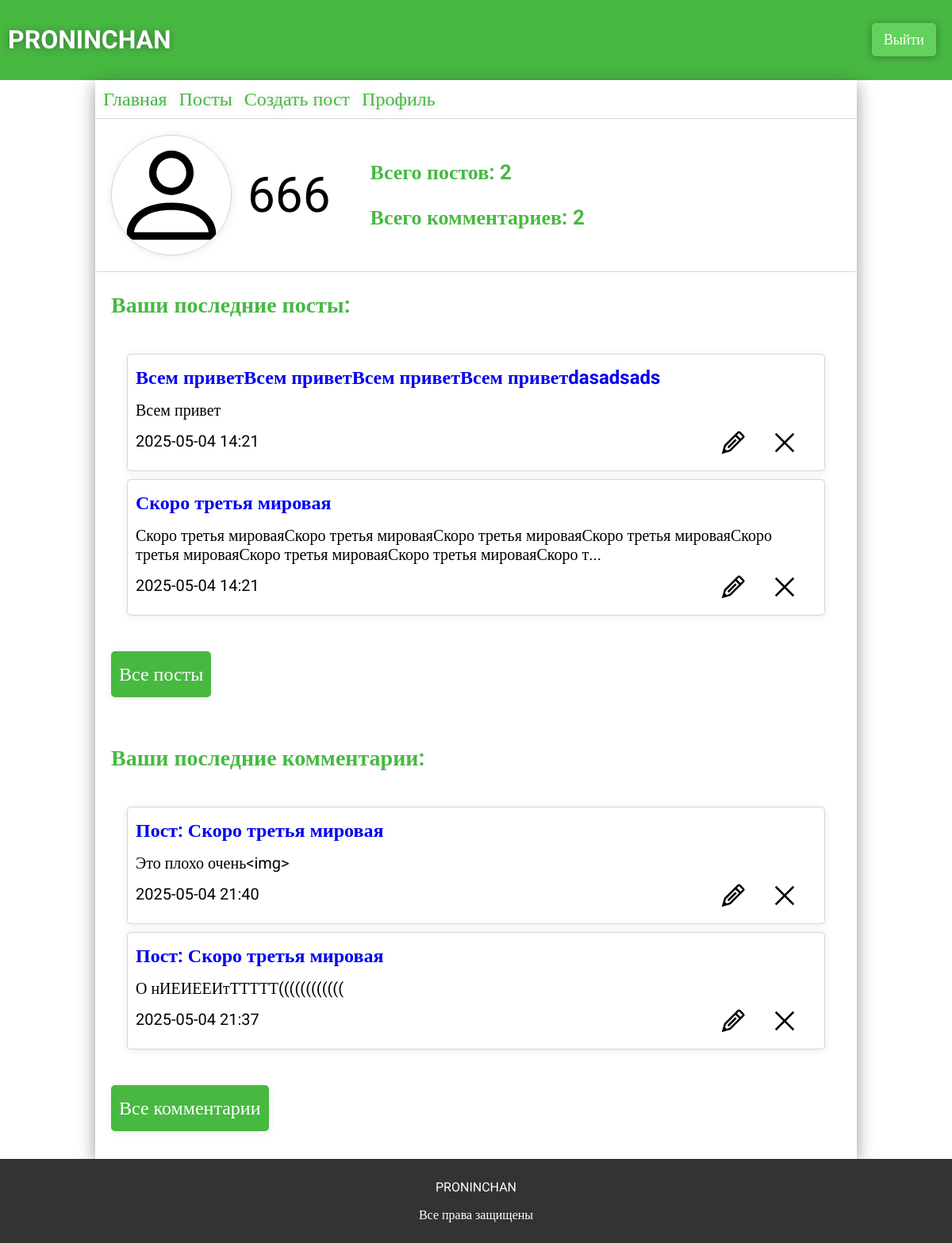
/profile (signed in), run on an earlier commit of the app's database.
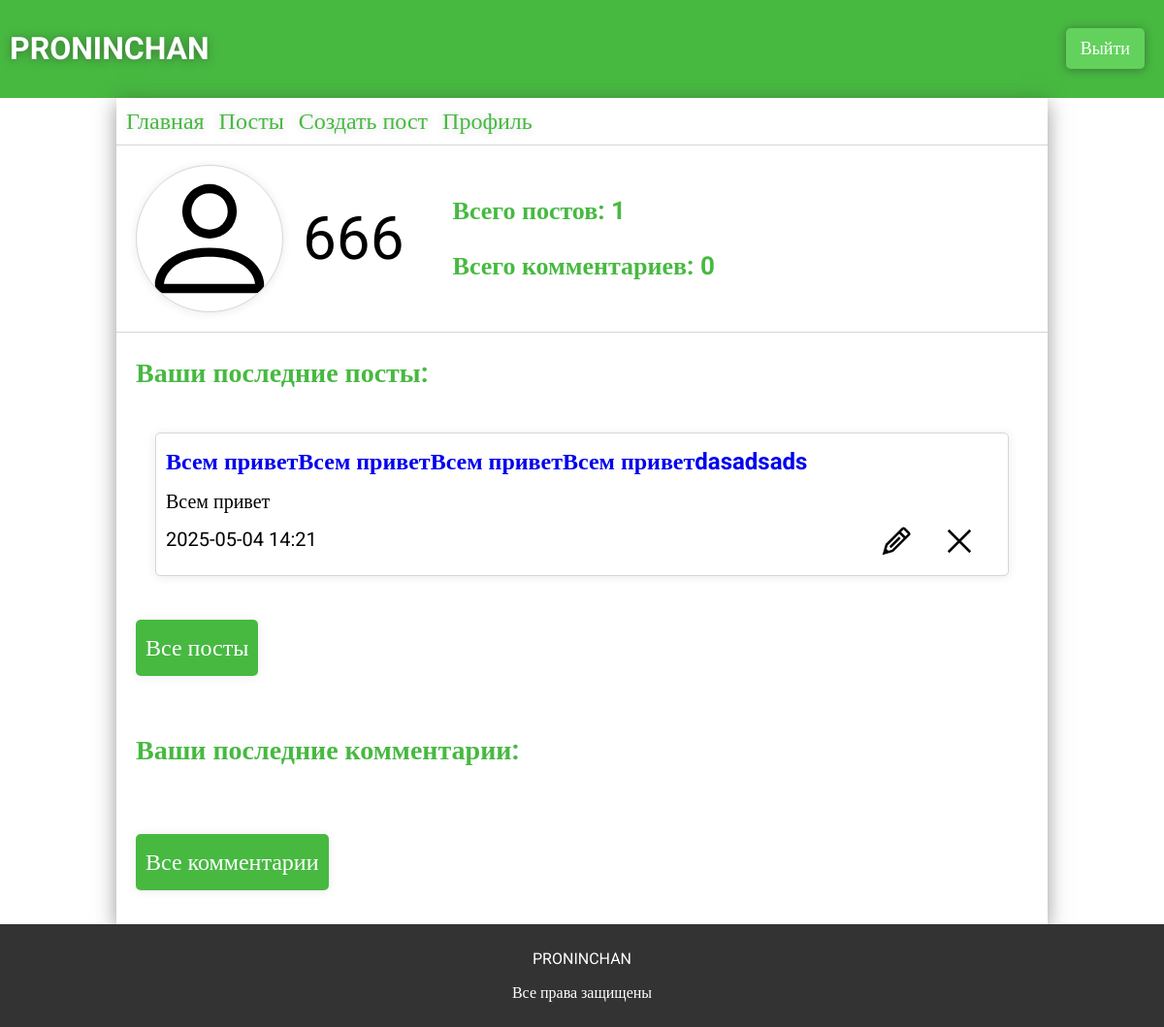
And on a later commit of the database.
### app.py (models this page shows)
class Users(db.Model):
    __tablename__ = 'users'
    id = db.Column(db.Integer, primary_key=True)
    username = db.Column(db.String(32), unique=True, nullable=False)
    photo = db.Column(db.BLOB)
    email = db.Column(db.String(64), unique=True, nullable=False)
    password = db.Column(db.String(30), nullable=False)
    access = db.Column(db.String(64), nullable=False, default='user')

class ForumPosts(db.Model):
    __tablename__ = 'forum_posts'
    id = db.Column(db.Integer, primary_key=True)
    user_id = db.Column(db.Integer, db.ForeignKey('users.id'), nullable=False)
    theme = db.Column(db.String(124), nullable=False)
    text = db.Column(db.Text, nullable=False)
    section_id = db.Column(db.Integer, db.ForeignKey('forum_sections.id'), nullable=False)
    category_id = db.Column(db.Integer, db.ForeignKey('forum_categories.id'), nullable=False)
    created_at = db.Column(db.DateTime, default=datetime.now)
    user = db.relationship("Users", backref="posts")
    sections = db.relationship("ForumSections")
    categories = db.relationship("ForumCategory")
    all_comments = db.relationship("ForumComments", backref="forum_post", cascade="all, delete-orphan")

class ForumComments(db.Model):
    __tablename__ = 'forum_comments'
    id = db.Column(db.Integer, primary_key=True)
    user_id = db.Column(db.Integer, db.ForeignKey('users.id'), nullable=False)
    text = db.Column(db.Text, nullable=False)
    created_at = db.Column(db.DateTime, default=datetime.now)
    post_id = db.Column(db.Integer, db.ForeignKey('forum_posts.id'), nullable=False)
    user = db.relationship("Users", backref="comments")
    post = db.relationship('ForumPosts', backref='comments')

### app.py (the view)
@app.route('/profile')
def profile():
    if 'user' in session:
        user = Users.query.filter_by(id=session['user']).first()
        user_posts =  ForumPosts.query.filter_by(user_id=session['user']).order_by(ForumPosts.created_at.desc()).limit(5).all()
        user_comments = ForumComments.query.filter_by(user_id=session['user']).order_by(ForumComments.created_at.desc()).limit(5).all()
        c_total = ForumComments.query.filter_by(user_id=session['user']).count()
        p_total = ForumPosts.query.filter_by(user_id=session['user']).count()
        return render_template('profile.html', user = user, posts=user_posts,
                               comments=user_comments, c_total=c_total,p_total=p_total)
    return render_template('profile.html')

### templates/profile.html (shortened to what this page needs)
{% extends 'base.html' %}
{% block main %}
<link rel="stylesheet" href="{{ url_for('static', filename='css/profile.css') }}">
{% if session['user'] %}
<div class="profile">
    <div class="profile-container">
        <div class="profile-person">
            <div class="profile-person-img">
                <img src="{{user.photo if user.photo else '../static/img/person.svg'}}" alt="" style="cursor: pointer;">
            </div>
            <p>{{user.username}}</p>
        </div>
        <div class="profile-data">
            <p>Всего постов: {{p_total}}</p>
            <p>Всего комментариев: {{c_total}}</p>
        </div>
    </div>
    <div class="commentsposts">
        <p>Ваши последние посты:</p>
        <div class="commentsposts-container">
            {% for post in posts %}
            <div class="commentsposts-container-post" id="post-{{post.id}}">
                <div class="commentsposts-container-post-edit">
                    <img src="../static/img/Edit.svg" alt="" class="edit-post" id="post-{{post.id}}" data-post-id="{{post.id}}">
                    <img src="../static/img/Close.svg" alt="" class="delete-post" data-post-id="{{post.id}}">
                </div>
                <a class="post-theme" href="{{url_for('post', post=post.id)}}">{{post.theme}}</a>
                <p class="post-text"  data-text="{{post.text}}">{{post.text | truncate(150, True, '...')}}</p>
                <p class="post-created">{{post.created_at.strftime('%Y-%m-%d %H:%M')}}</p>
            </div>
            {% endfor %}
        </div>
        <button><a href="{{url_for('user_posts')}}">Все посты</a></button>
    </div>
    <div  class="commentsposts">
        <p>Ваши последние комментарии:</p>
        <div class="commentsposts-container">
            {% for comment in comments %}
            <div class="commentsposts-container-post" id="comment-{{comment.id}}">
                <div class="commentsposts-container-post-edit">
                    <img src="../static/img/Edit.svg" alt="" class="edit-comment" id="comment-{{comment.id}}" data-comment-id="{{comment.id}}">
                    <img src="../static/img/Close.svg" alt="" class="delete-comment" data-comment-id="{{comment.id}}">
                </div>
                <a href="{{url_for('post', post=comment.post_id)}}">Пост: {{comment.post.theme}}</a>
                <p class="comment-text" data-text="{{comment.text}}">{{comment.text | truncate(100, True, '...')}}</p>
                <p class="comment-created">{{comment.created_at.strftime('%Y-%m-%d %H:%M')}}</p>
            </div>
            {% endfor %}
        </div>
        <button><a href="{{url_for('user_comments')}}">Все комментарии</a></button>
    </div>
</div>
{% else %}
    <div class="login">
        <h2>Войдите в аккаунт</h2>
    </div>
{% endif %}
{% endblock %}

### templates/base.html (shortened to what this page needs)
<!DOCTYPE html>
<html lang="en">
<head>
    <link rel="stylesheet" href="{{ url_for('static', filename='css/base.css') }}">
</head>
<body>
    <header class="header">
        <h1>PRONINCHAN</h1>
        <div>
            {% if not session['user'] %}
            <button id="reg-btn">Регистрация</button>
            <button class="hidden" id="log-btn">Вход:</button>
            <form action="" id="log-form">
                <p id="log-message">Вход</p>
                <input type="text" name="login" id="login" placeholder="Имя">
                <input type="password" name="password" id="password" placeholder="Пароль">
                <button>Войти</button>
            </form>
            <form action="" class="hidden" id="reg-form">
                <p id="reg-message">Регистрация</p>
                <input type="text" name="loginreg" id="loginreg" placeholder="Имя">
                <input type="text" name="emailreg" id="email" placeholder="Почта">
                <input type="password" name="passwordreg" id="passwordreg" placeholder="Пароль">
                <button>Зарегистрироваться</button>
            </form>
            {% else %}
                <button><a href="logout">Выйти</a></button>
            {% endif %}
        </div>
    </header>
    <main class="main">
        <div class="main-links">
            <a href="{{url_for('main')}}">Главная</a>
            <a href="{{url_for('posts')}}">Посты</a>
            <a href="{{url_for('create')}}">Создать пост</a>
            <a href="{{url_for('profile')}}">Профиль</a>
        </div>
        {% block main %}{% endblock %}
    </main>
    <footer class="footer">
        <p>PRONINCHAN</p>
        <p>Все права защищены</p>
    </footer>
</body>
</html>

### static/css/base.css (style rules this page uses)
* { font-family: "Roboto"; }
body { margin: 0; padding: 0; display: flex; flex-direction: column; min-height: 100vh; }
header { padding: 10px; background-color: #47b941; display: flex; justify-content: space-between; align-items: center; }
header h1 { color: white; text-shadow: 0 1px 10px rgba(51, 51, 51, 0.5); }
header div { display: flex; align-items: center; }
header div button { padding: 10px 15px; border: none; border-radius: 5px; background-color: #62d25c; color: white; margin-right: 10px; font-size: 18px; cursor: pointer; transition: 0.3s ease; box-shadow: 0 1px 10px rgba(51, 51, 51, 0.5); }
header div button a { text-decoration: none; color: white; }
.main { box-shadow: 0px 5px 20px rgba(51, 51, 51, 0.5); width: 80%; margin: 0 auto; display: flex; flex-direction: column; flex: 1; }
.main .main-links { padding: 10px; display: flex; gap: 15px; font-size: 24px; border-bottom: 1px solid rgba(51, 51, 51, 0.2); }
.main .main-links a { text-decoration: none; color: #47b941; transition: 0.3s ease; text-shadow: 0 1px 10px rgba(51, 51, 51, 0.2); }
.footer { background-color: rgb(51, 51, 51); color: white; text-align: center; padding: 10px; }

### static/css/profile.css (style rules this page uses)
.profile .profile-container { display: flex; align-items: center; padding: 20px; border-bottom: 1px solid rgba(51, 51, 51, 0.2); }
.profile .profile-person { display: flex; align-items: center; cursor: pointer; }
.profile .profile-person p { font-size: 62px; margin: 0; margin-left: 20px; }
.profile .profile-person .profile-person-img { position: relative; width: 150px; height: 150px; border-radius: 50%; overflow: hidden; box-shadow: 0 1px 10px rgba(51, 51, 51, 0.1); border: 1px solid rgba(51, 51, 51, 0.2); }
.profile .profile-person .profile-person-img img { position: absolute; width: 100%; cursor: pointer; }
.profile .profile-data { color: #47b941; font-weight: bolder; margin-left: 50px; font-size: 26px; }
.commentsposts { padding: 20px; font-size: 20px; }
.commentsposts p:first-child { color: #47b941; font-weight: bolder; font-size: 28px; margin: 15px 0; margin-top: 5px; }
.commentsposts button { background-color: #47b941; padding: 15px 10px; margin: 15px 0; box-shadow: 0 1px 10px rgba(51, 51, 51, 0.1); border: none; border-radius: 5px; transition: 0.3s ease; }
.commentsposts button a { font-size: 24px; text-decoration: none; color: white; }
.commentsposts .commentsposts-container { padding: 20px; }
.commentsposts .commentsposts-container .commentsposts-container-post { position: relative; border-radius: 5px; box-shadow: 0 1px 10px rgba(51, 51, 51, 0.1); border: 1px solid rgba(51, 51, 51, 0.2); padding: 10px; padding-top: 15px; margin: 10px 0; }
.commentsposts .commentsposts-container .commentsposts-container-post a { text-decoration: none; font-weight: bolder; font-size: 24px; margin: 15px 0; }
.commentsposts .commentsposts-container .commentsposts-container-post p { margin: 15px 0; }
.commentsposts .commentsposts-container .commentsposts-container-post .commentsposts-container-post-edit { position: absolute; right: 20px; bottom: 0; }
.commentsposts .commentsposts-container .commentsposts-container-post .commentsposts-container-post-edit img { width: 30px; margin: 15px 15px; transition: 0.2s ease; }

What changed in the data, as far as the page shows it:
removed ForumPosts: theme "Скоро третья мировая", text "Скоро третья мироваяСкоро третья мироваяСкоро третья мироваяСкоро третья мироваяСкоро третья мироваяСкоро третья мироваяСкоро третья мироваяСкоро т...", created_at "2025-05-04 14:21"
removed ForumComments: post.theme "Скоро третья мировая", text "Это плохо очень<img>", created_at "2025-05-04 21:40"
removed ForumComments: post.theme "Скоро третья мировая", text "О нИЕИЕЕИтТТТТТ((((((((((((", created_at "2025-05-04 21:37"
Also different on the page:
{{ p_total }}: "2" → "1"
{{ c_total }}: "2" → "0"
